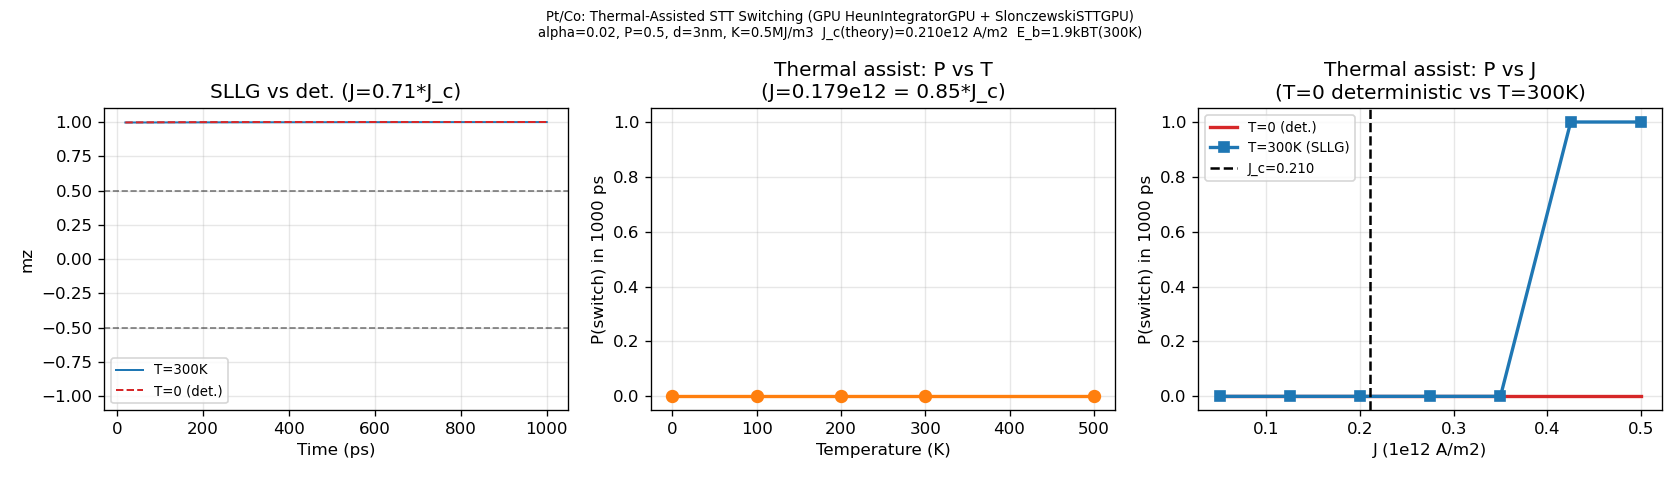

This figure's Python source:
"""
Notebook 23: Thermal-Assisted STT Switching (SLLG + SlonczewskiSTTGPU)

Shows how finite temperature (Stratonovich-Langevin LLG via HeunIntegratorGPU)
assists Slonczewski STT switching:
  - At T=0, switching requires J > J_c (deterministic threshold)
  - At T>0, thermal fluctuations allow switching at J < J_c (stochastic)

Produces:
  (a) Single SLLG trajectory at T=300K, J=0.15e12 (< J_c = 0.21e12)
  (b) P_switch vs T (5 T-values, 10 trials/pt, J=0.20e12 ~ J_c)
  (c) P_switch vs J at 3 temperatures (compare thermal vs deterministic)

Performance: 284 us/step  ->  dt=1e-13, t_max=2ns (20000 steps/trial)
  10 trials x 5 T-pts = 50 trials  x 20000 steps = ~285 s
  10 trials x 5 J-pts x 3 T-vals = 150 trials x 20000 steps = ~855 s  (long!)
  Compromise: use t_max=0.5ns (5000 steps), J range near J_c

Material: Pt/Co  Ms=580 kA/m, K=0.5 MJ/m3, alpha=0.02, d=3 nm, P=0.5
"""

import os, sys, time
sys.path.insert(0, os.path.join(os.path.dirname(__file__), '..', 'build', 'windows-msvc-cuda', 'python'))
os.add_dll_directory('C:/Program Files/NVIDIA GPU Computing Toolkit/CUDA/v13.2/bin/x64')

import numpy as np
import micromag as mm

print("Notebook 23: Thermal-Assisted STT Switching (SLLG + SlonczewskiSTTGPU)")
print(f"  CUDA: {mm.cuda_available()}")

# ---------------------------------------------------------------------------
# Constants and material
# ---------------------------------------------------------------------------
mu0  = 4e-7 * np.pi
hbar = 1.0546e-34
e_ch = 1.6022e-19
k_B  = 1.3806e-23

Ms    = 580e3;  A  = 15e-12;  K  = 0.5e6
alpha = 0.02;   d  = 3e-9;    P  = 0.5

mat = mm.Material()
mat.Ms = Ms; mat.A_exchange = A; mat.K_uniaxial = K
mat.easy_axis = mm.Vec3(0, 0, 1); mat.alpha = alpha

# Theory J_c (Slonczewski PMA macrospin)
mu0_Heff   = 2 * K / Ms - mu0 * Ms
J_c_theory = 2 * e_ch * alpha * Ms * d * mu0_Heff / (hbar * P)
E_b        = (K - 0.5 * mu0 * Ms**2) * d**3   # barrier energy [J]
print(f"\nTheory: J_c = {J_c_theory/1e12:.3f} e12 A/m2")
print(f"        E_b = {E_b/k_B/300:.2f} k_B T  (at 300 K)  = {E_b:.2e} J")

# ---------------------------------------------------------------------------
# Grid + shared GPU objects
# ---------------------------------------------------------------------------
g = mm.StructuredGrid(1, 1, 1, d, d, d)

demag_gpu = mm.DemagFieldGPU(g)
exch_gpu  = mm.ExchangeFieldGPU(g)
aniso_gpu = mm.UniaxialAnisotropyFieldGPU(g)

fields = mm.FieldSumGPU()
fields.add(exch_gpu)
fields.add(aniso_gpu)

p = mm.Vec3(0, 0, 1)  # polarization = +z
stt = mm.SlonczewskiSTTGPU(g, 1e12, P, d, p, 0.0)
torques = mm.SpinTorqueSumGPU(); torques.add(stt)

theta0 = np.deg2rad(5)
a0_arr = np.zeros((1,1,1,3)); a0_arr[0,0,0] = [np.sin(theta0), 0, np.cos(theta0)]

def make_m0():
    m = mm.VectorField3D(g); mm.from_numpy(m, a0_arr); return m

# Timing: 284 us/step
dt       = 1e-13   # s
t_max    = 1.0e-9  # 1 ns (10000 steps/trial)
n_steps  = int(t_max / dt)
check_ev = 200     # every 20 ps

def run_sllg_trial(J_val, T_K, seed):
    """SLLG trial with STT. Returns (switched_bool, t_sw_ps or None)."""
    stt.J = J_val
    integ = mm.HeunIntegratorGPU(g, dt, seed=seed)
    integ.upload(make_m0())
    for step in range(0, n_steps, check_ev):
        for _ in range(check_ev):
            integ.step(mat, demag_gpu, fields, T_K, torques)
        m_tmp = mm.VectorField3D(g)
        integ.download(m_tmp)
        if float(mm.to_numpy(m_tmp)[0,0,0,2]) < -0.5:
            return True, (step + check_ev) * dt * 1e12
    return False, None

# ---------------------------------------------------------------------------
# Part A: Single SLLG trajectory (T=300K, J = 0.15e12 < J_c)
# ---------------------------------------------------------------------------
print(f"\n--- Part A: Single SLLG trajectory (T=300K, J=0.15e12 < J_c={J_c_theory/1e12:.3f}) ---")
J_A = 0.15e12
stt.J = J_A
integ_a = mm.HeunIntegratorGPU(g, dt, seed=42)
integ_a.upload(make_m0())

mz_traj, t_arr = [], []
t0 = time.time()
for step in range(0, n_steps, check_ev):
    for _ in range(check_ev):
        integ_a.step(mat, demag_gpu, fields, 300.0, torques)
    m_tmp = mm.VectorField3D(g)
    integ_a.download(m_tmp)
    mz_traj.append(float(mm.to_numpy(m_tmp)[0,0,0,2]))
    t_arr.append((step + check_ev) * dt * 1e12)

tA = time.time() - t0
mz_arr = np.array(mz_traj)
sw_A = np.where(mz_arr < -0.5)[0]
t_sw_A = t_arr[sw_A[0]] if len(sw_A) > 0 else None
print(f"  t_sw = {t_sw_A:.0f} ps" if t_sw_A else "  No switch in 1 ns")
print(f"  Time: {tA:.1f} s")

# Part A2: Deterministic RK4 (T=0) reference at same J
print(f"  (Deterministic T=0 reference at J=0.15e12:)")
stt.J = J_A
integ_r = mm.RK4IntegratorGPU(g, dt)
integ_r.upload(make_m0())
mz_det = []
for step in range(0, n_steps, check_ev):
    for _ in range(check_ev):
        integ_r.step(mat, demag_gpu, fields, torques)
    m_tmp = mm.VectorField3D(g)
    integ_r.download(m_tmp)
    mz_det.append(float(mm.to_numpy(m_tmp)[0,0,0,2]))
sw_det = np.where(np.array(mz_det) < -0.5)[0]
print(f"  T=0: {'switched at '+str(int(t_arr[sw_det[0]]))+' ps' if len(sw_det) else 'No switch (J < J_c deterministic)'}")

# ---------------------------------------------------------------------------
# Part B: P_switch vs T (J = J_c_theory, 5 T-values, n_trials each)
# ---------------------------------------------------------------------------
n_trials_B = 10
print(f"\n--- Part B: P_switch vs T (J~J_c={J_c_theory/1e12:.3f}e12, {n_trials_B} trials/pt) ---")

T_values  = np.array([0, 100, 200, 300, 500], dtype=float)
J_B       = J_c_theory * 0.85   # slightly below J_c for interesting stochastic behavior
sw_prob_T = []
t0 = time.time()

for T in T_values:
    n_sw = 0
    t_sw_list = []
    for seed in range(n_trials_B):
        if T == 0:  # T=0: use RK4 (deterministic, no need for multiple trials)
            stt.J = J_B
            integ_b = mm.RK4IntegratorGPU(g, dt)
            integ_b.upload(make_m0())
            switched = False
            for step in range(0, n_steps, check_ev):
                for _ in range(check_ev):
                    integ_b.step(mat, demag_gpu, fields, torques)
                m_tmp = mm.VectorField3D(g)
                integ_b.download(m_tmp)
                if float(mm.to_numpy(m_tmp)[0,0,0,2]) < -0.5:
                    switched = True; break
            if switched: n_sw += 1
            if seed > 0: break  # T=0 is deterministic, one trial is enough
        else:
            switched, tsw = run_sllg_trial(J_B, T, seed)
            if switched: n_sw += 1

    # T=0: replicate result for all trials
    if T == 0: n_sw = n_sw * n_trials_B

    p_sw = n_sw / n_trials_B
    sw_prob_T.append(p_sw)
    print(f"  T={T:4.0f}K  P_sw={p_sw:.2f}  ({n_sw}/{n_trials_B})")

print(f"  Time: {time.time()-t0:.1f} s")

# ---------------------------------------------------------------------------
# Part C: P_switch vs J  (T=0 and T=300K, compare)
# ---------------------------------------------------------------------------
n_trials_C = 8
print(f"\n--- Part C: P_switch vs J  (T=0 and T=300K, {n_trials_C} trials/pt) ---")

J_sweep = np.linspace(0.05e12, 0.5e12, 7)
sw_0K   = []
sw_300K = []
t0 = time.time()

for J in J_sweep:
    # T=0 (RK4, deterministic)
    stt.J = J
    integ_c = mm.RK4IntegratorGPU(g, dt)
    integ_c.upload(make_m0())
    switched_det = False
    for step in range(0, n_steps, check_ev):
        for _ in range(check_ev):
            integ_c.step(mat, demag_gpu, fields, torques)
        m_tmp = mm.VectorField3D(g)
        integ_c.download(m_tmp)
        if float(mm.to_numpy(m_tmp)[0,0,0,2]) < -0.5:
            switched_det = True; break
    sw_0K.append(1.0 if switched_det else 0.0)

    # T=300K (SLLG, stochastic)
    n_sw = sum(1 for s in range(n_trials_C) if run_sllg_trial(J, 300.0, s)[0])
    sw_300K.append(n_sw / n_trials_C)

    print(f"  J={J/1e12:.3f}e12  T=0: {'Y' if switched_det else 'N'}  T=300K: {n_sw}/{n_trials_C}")

print(f"  Time: {time.time()-t0:.1f} s")

# ---------------------------------------------------------------------------
# Plot
# ---------------------------------------------------------------------------
try:
    import matplotlib
    matplotlib.use('Agg')
    import matplotlib.pyplot as plt

    fig, axes = plt.subplots(1, 3, figsize=(14, 4))

    # A: mz trajectory
    ax = axes[0]
    ax.plot(t_arr, mz_arr, lw=1.2, color='C0', label=f'T=300K')
    ax.plot(t_arr, mz_det, lw=1.2, color='C3', ls='--', label='T=0 (det.)')
    ax.axhline(-0.5, color='k', ls='--', lw=1, alpha=0.5)
    ax.axhline( 0.5, color='k', ls='--', lw=1, alpha=0.5)
    if t_sw_A:
        ax.axvline(t_sw_A, color='C0', ls=':', lw=1.5, label=f't_sw={t_sw_A:.0f} ps')
    ax.set_xlabel('Time (ps)')
    ax.set_ylabel('mz')
    ax.set_title(f'SLLG vs det. (J={J_A/J_c_theory:.2f}*J_c)')
    ax.set_ylim(-1.1, 1.1)
    ax.legend(fontsize=8)
    ax.grid(alpha=0.3)

    # B: P_sw vs T
    ax = axes[1]
    ax.plot(T_values, sw_prob_T, 'o-', color='C1', lw=2, ms=7)
    ax.fill_between(T_values, 0, sw_prob_T, alpha=0.15, color='C1')
    ax.set_xlabel('Temperature (K)')
    ax.set_ylabel(f'P(switch) in {t_max*1e12:.0f} ps')
    ax.set_title(f'Thermal assist: P vs T\n(J={J_B/1e12:.3f}e12 = {J_B/J_c_theory:.2f}*J_c)')
    ax.set_ylim(-0.05, 1.05)
    ax.grid(alpha=0.3)

    # C: P_sw vs J for T=0 and T=300K
    ax = axes[2]
    ax.step(J_sweep/1e12, sw_0K, where='post', lw=2, color='C3', label='T=0 (det.)')
    ax.plot(J_sweep/1e12, sw_300K, 's-', lw=2, color='C0', ms=6, label='T=300K (SLLG)')
    ax.axvline(J_c_theory/1e12, color='k', ls='--', lw=1.5, label=f'J_c={J_c_theory/1e12:.3f}')
    ax.set_xlabel('J (1e12 A/m2)')
    ax.set_ylabel(f'P(switch) in {t_max*1e12:.0f} ps')
    ax.set_title('Thermal assist: P vs J\n(T=0 deterministic vs T=300K)')
    ax.set_ylim(-0.05, 1.05)
    ax.legend(fontsize=8)
    ax.grid(alpha=0.3)

    plt.suptitle(
        f'Pt/Co: Thermal-Assisted STT Switching (GPU HeunIntegratorGPU + SlonczewskiSTTGPU)\n'
        f'alpha={alpha}, P={P}, d={d*1e9:.0f}nm, K={K/1e6:.1f}MJ/m3  '
        f'J_c(theory)={J_c_theory/1e12:.3f}e12 A/m2  E_b={E_b/k_B/300:.1f}kBT(300K)',
        fontsize=8)
    plt.tight_layout()

    out_path = os.path.join(os.path.dirname(__file__), '23_stt_thermal_sllg_gpu.png')
    plt.savefig(out_path, dpi=120)
    print(f"\nPlot saved: {out_path}")

except Exception as e:
    print(f"Plot error: {e}")

print("\n=== Summary ===")
print(f"  J_c (theory) = {J_c_theory/1e12:.3f} e12 A/m2")
print(f"  E_b = {E_b:.2e} J = {E_b/k_B/300:.2f} k_B*T(300K)")
print(f"  Part B: P_sw vs T @ J={J_B/1e12:.3f}e12: {[f'{p:.2f}' for p in sw_prob_T]}")
print(f"  Part C: T=0:   {['Y' if p>0.5 else 'N' for p in sw_0K]}")
print(f"  Part C: T=300: {[f'{p:.2f}' for p in sw_300K]}")
